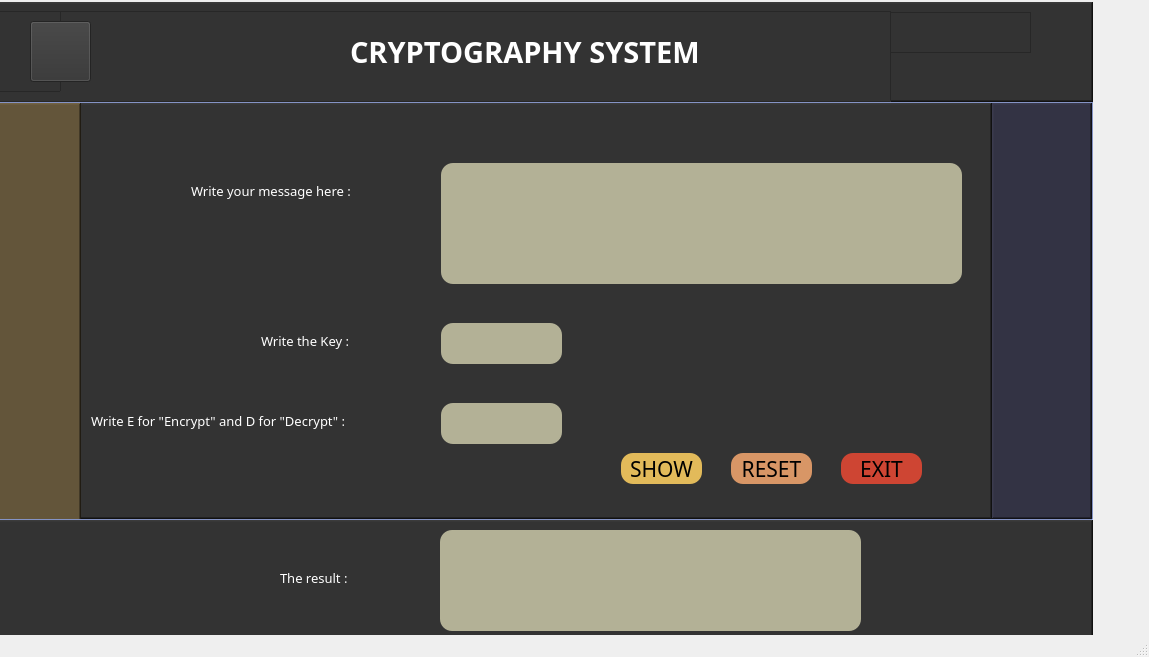
<?xml version="1.0" encoding="UTF-8"?>
<ui version="4.0">
 <class>MainWindow</class>
 <widget class="QMainWindow" name="MainWindow">
  <property name="geometry">
   <rect>
    <x>0</x>
    <y>0</y>
    <width>1149</width>
    <height>657</height>
   </rect>
  </property>
  <property name="windowTitle">
   <string>MainWindow</string>
  </property>
  <widget class="QWidget" name="centralwidget">
   <widget class="QFrame" name="frame_3">
    <property name="geometry">
     <rect>
      <x>-20</x>
      <y>520</y>
      <width>1113</width>
      <height>120</height>
     </rect>
    </property>
    <property name="maximumSize">
     <size>
      <width>16777215</width>
      <height>120</height>
     </size>
    </property>
    <property name="styleSheet">
     <string notr="true">background-color: rgb(51, 51, 51);</string>
    </property>
    <property name="frameShape">
     <enum>QFrame::WinPanel</enum>
    </property>
    <property name="frameShadow">
     <enum>QFrame::Raised</enum>
    </property>
    <widget class="QLabel" name="label_5">
     <property name="geometry">
      <rect>
       <x>300</x>
       <y>50</y>
       <width>101</width>
       <height>16</height>
      </rect>
     </property>
     <property name="font">
      <font>
       <family>Century Gothic</family>
       <pointsize>10</pointsize>
      </font>
     </property>
     <property name="styleSheet">
      <string notr="true">color: rgb(255, 255, 255);</string>
     </property>
     <property name="text">
      <string>The result :</string>
     </property>
    </widget>
    <widget class="QLineEdit" name="lineEdit_4">
     <property name="geometry">
      <rect>
       <x>460</x>
       <y>10</y>
       <width>421</width>
       <height>101</height>
      </rect>
     </property>
     <property name="styleSheet">
      <string notr="true">background-color: rgb(179, 177, 150);
border-radius:12px;</string>
     </property>
     <property name="text">
      <string/>
     </property>
     <property name="alignment">
      <set>Qt::AlignLeading|Qt::AlignLeft|Qt::AlignTop</set>
     </property>
    </widget>
   </widget>
   <widget class="QFrame" name="frame_2">
    <property name="geometry">
     <rect>
      <x>-20</x>
      <y>102</y>
      <width>1113</width>
      <height>418</height>
     </rect>
    </property>
    <property name="maximumSize">
     <size>
      <width>16777215</width>
      <height>500</height>
     </size>
    </property>
    <property name="styleSheet">
     <string notr="true">background-color: rgb(171, 191, 255);</string>
    </property>
    <property name="frameShape">
     <enum>QFrame::StyledPanel</enum>
    </property>
    <property name="frameShadow">
     <enum>QFrame::Raised</enum>
    </property>
    <layout class="QHBoxLayout" name="horizontalLayout">
     <property name="spacing">
      <number>0</number>
     </property>
     <property name="leftMargin">
      <number>0</number>
     </property>
     <property name="topMargin">
      <number>0</number>
     </property>
     <property name="rightMargin">
      <number>0</number>
     </property>
     <property name="bottomMargin">
      <number>0</number>
     </property>
     <item>
      <widget class="QFrame" name="frame_5">
       <property name="maximumSize">
        <size>
         <width>16777215</width>
         <height>1500</height>
        </size>
       </property>
       <property name="font">
        <font>
         <pointsize>11</pointsize>
        </font>
       </property>
       <property name="styleSheet">
        <string notr="true">background-color: rgb(51, 51, 51);</string>
       </property>
       <property name="frameShape">
        <enum>QFrame::WinPanel</enum>
       </property>
       <property name="frameShadow">
        <enum>QFrame::Raised</enum>
       </property>
       <widget class="QFrame" name="frame_4">
        <property name="geometry">
         <rect>
          <x>0</x>
          <y>0</y>
          <width>100</width>
          <height>498</height>
         </rect>
        </property>
        <property name="maximumSize">
         <size>
          <width>100</width>
          <height>16777215</height>
         </size>
        </property>
        <property name="styleSheet">
         <string notr="true">
QFrame{
background-color: #000;
	background-color: rgb(99, 85, 58);

}

QPushButton{
padding: 5px 10px;
border: none;
border-radius: 10px;
background: #000;
color: #fff;
}

QPushButton: hover{
background-color: rgb(0,92,157);
}
</string>
        </property>
        <property name="frameShape">
         <enum>QFrame::WinPanel</enum>
        </property>
        <property name="frameShadow">
         <enum>QFrame::Raised</enum>
        </property>
        <layout class="QVBoxLayout" name="verticalLayout_3">
         <item>
          <widget class="QPushButton" name="pushButton_7">
           <property name="minimumSize">
            <size>
             <width>0</width>
             <height>26</height>
            </size>
           </property>
           <property name="maximumSize">
            <size>
             <width>78</width>
             <height>16777215</height>
            </size>
           </property>
           <property name="font">
            <font>
             <family>Century Gothic</family>
             <pointsize>16</pointsize>
             <weight>75</weight>
             <bold>true</bold>
            </font>
           </property>
           <property name="styleSheet">
            <string notr="true">background-color: rgb(99, 85, 58);

image: url(:/newPrefix/houseY.png);</string>
           </property>
           <property name="text">
            <string/>
           </property>
           <property name="icon">
            <iconset>
             <normaloff>../../../Downloads/icons8-home-48.png</normaloff>../../../Downloads/icons8-home-48.png</iconset>
           </property>
          </widget>
         </item>
         <item>
          <widget class="QPushButton" name="pushButton_5">
           <property name="font">
            <font>
             <family>Century Gothic</family>
             <pointsize>13</pointsize>
            </font>
           </property>
           <property name="styleSheet">
            <string notr="true">background-color: rgb(99, 85, 58);
image: url(:/newPrefix/enter.png);
</string>
           </property>
           <property name="text">
            <string/>
           </property>
           <property name="icon">
            <iconset>
             <normaloff>../../../Downloads/icons8-login-60.png</normaloff>../../../Downloads/icons8-login-60.png</iconset>
           </property>
          </widget>
         </item>
         <item>
          <widget class="QPushButton" name="pushButton_6">
           <property name="font">
            <font>
             <family>Century Gothic</family>
             <pointsize>8</pointsize>
            </font>
           </property>
           <property name="styleSheet">
            <string notr="true">background-color: rgb(99, 85, 58);
image: url(:/newPrefix/register.png);
</string>
           </property>
           <property name="text">
            <string/>
           </property>
           <property name="icon">
            <iconset>
             <normaloff>../../../Downloads/icons8-register-64.png</normaloff>../../../Downloads/icons8-register-64.png</iconset>
           </property>
          </widget>
         </item>
        </layout>
       </widget>
       <widget class="QLabel" name="label_2">
        <property name="geometry">
         <rect>
          <x>210</x>
          <y>80</y>
          <width>171</width>
          <height>16</height>
         </rect>
        </property>
        <property name="font">
         <font>
          <family>Century Gothic</family>
          <pointsize>10</pointsize>
         </font>
        </property>
        <property name="styleSheet">
         <string notr="true">color: rgb(255, 255, 255);</string>
        </property>
        <property name="text">
         <string>Write your message here :</string>
        </property>
       </widget>
       <widget class="QLabel" name="label_3">
        <property name="geometry">
         <rect>
          <x>280</x>
          <y>230</y>
          <width>101</width>
          <height>16</height>
         </rect>
        </property>
        <property name="font">
         <font>
          <family>Century Gothic</family>
          <pointsize>10</pointsize>
         </font>
        </property>
        <property name="styleSheet">
         <string notr="true">color: rgb(255, 255, 255);</string>
        </property>
        <property name="text">
         <string>Write the Key :</string>
        </property>
       </widget>
       <widget class="QLabel" name="label_4">
        <property name="geometry">
         <rect>
          <x>110</x>
          <y>310</y>
          <width>261</width>
          <height>16</height>
         </rect>
        </property>
        <property name="font">
         <font>
          <family>Century Gothic</family>
          <pointsize>10</pointsize>
         </font>
        </property>
        <property name="styleSheet">
         <string notr="true">color: rgb(255, 255, 255);</string>
        </property>
        <property name="text">
         <string>Write E for &quot;Encrypt&quot; and D for &quot;Decrypt&quot; :</string>
        </property>
       </widget>
       <widget class="QLineEdit" name="lineEdit">
        <property name="geometry">
         <rect>
          <x>460</x>
          <y>60</y>
          <width>521</width>
          <height>121</height>
         </rect>
        </property>
        <property name="styleSheet">
         <string notr="true">background-color: rgb(179, 177, 150);
border-radius:12px;</string>
        </property>
        <property name="text">
         <string/>
        </property>
        <property name="alignment">
         <set>Qt::AlignLeading|Qt::AlignLeft|Qt::AlignTop</set>
        </property>
       </widget>
       <widget class="QLineEdit" name="lineEdit_2">
        <property name="geometry">
         <rect>
          <x>460</x>
          <y>220</y>
          <width>121</width>
          <height>41</height>
         </rect>
        </property>
        <property name="styleSheet">
         <string notr="true">background-color: rgb(179, 177, 150);
border-radius:12px;</string>
        </property>
        <property name="text">
         <string/>
        </property>
       </widget>
       <widget class="QLineEdit" name="lineEdit_3">
        <property name="geometry">
         <rect>
          <x>460</x>
          <y>300</y>
          <width>121</width>
          <height>41</height>
         </rect>
        </property>
        <property name="styleSheet">
         <string notr="true">background-color: rgb(179, 177, 150);
border-radius:12px;</string>
        </property>
        <property name="text">
         <string/>
        </property>
       </widget>
       <widget class="QPushButton" name="showw">
        <property name="geometry">
         <rect>
          <x>640</x>
          <y>350</y>
          <width>81</width>
          <height>31</height>
         </rect>
        </property>
        <property name="font">
         <font>
          <family>Century Gothic</family>
          <pointsize>16</pointsize>
         </font>
        </property>
        <property name="styleSheet">
         <string notr="true">border-radius:12px;
background-color: rgb(226, 186, 90);</string>
        </property>
        <property name="text">
         <string>SHOW</string>
        </property>
       </widget>
       <widget class="QPushButton" name="RESET">
        <property name="geometry">
         <rect>
          <x>750</x>
          <y>350</y>
          <width>81</width>
          <height>31</height>
         </rect>
        </property>
        <property name="font">
         <font>
          <family>Century Gothic</family>
          <pointsize>16</pointsize>
         </font>
        </property>
        <property name="styleSheet">
         <string notr="true">border-radius:12px;
background-color: rgb(216, 150, 102);</string>
        </property>
        <property name="text">
         <string>RESET</string>
        </property>
       </widget>
       <widget class="QPushButton" name="ex">
        <property name="geometry">
         <rect>
          <x>860</x>
          <y>350</y>
          <width>81</width>
          <height>31</height>
         </rect>
        </property>
        <property name="font">
         <font>
          <family>Century Gothic</family>
          <pointsize>16</pointsize>
         </font>
        </property>
        <property name="styleSheet">
         <string notr="true">border-radius:12px;
background-color: rgb(206, 69, 51);</string>
        </property>
        <property name="text">
         <string>EXIT</string>
        </property>
       </widget>
      </widget>
     </item>
     <item>
      <widget class="QFrame" name="frame_6">
       <property name="maximumSize">
        <size>
         <width>100</width>
         <height>16777215</height>
        </size>
       </property>
       <property name="styleSheet">
        <string notr="true">background-color: rgb(51, 51, 68);</string>
       </property>
       <property name="frameShape">
        <enum>QFrame::WinPanel</enum>
       </property>
       <property name="frameShadow">
        <enum>QFrame::Raised</enum>
       </property>
      </widget>
     </item>
    </layout>
   </widget>
   <widget class="QFrame" name="frame">
    <property name="geometry">
     <rect>
      <x>-20</x>
      <y>2</y>
      <width>1113</width>
      <height>100</height>
     </rect>
    </property>
    <property name="maximumSize">
     <size>
      <width>16777215</width>
      <height>100</height>
     </size>
    </property>
    <property name="styleSheet">
     <string notr="true">background-color: rgb(51, 51, 51);</string>
    </property>
    <property name="frameShape">
     <enum>QFrame::WinPanel</enum>
    </property>
    <property name="frameShadow">
     <enum>QFrame::Raised</enum>
    </property>
    <widget class="QFrame" name="frame_7">
     <property name="geometry">
      <rect>
       <x>910</x>
       <y>10</y>
       <width>141</width>
       <height>41</height>
      </rect>
     </property>
     <property name="maximumSize">
      <size>
       <width>500</width>
       <height>200</height>
      </size>
     </property>
     <property name="styleSheet">
      <string notr="true">background-color: rgb(51, 51, 51);</string>
     </property>
     <property name="frameShape">
      <enum>QFrame::StyledPanel</enum>
     </property>
     <property name="frameShadow">
      <enum>QFrame::Raised</enum>
     </property>
     <layout class="QHBoxLayout" name="horizontalLayout_2">
      <property name="spacing">
       <number>0</number>
      </property>
      <property name="leftMargin">
       <number>0</number>
      </property>
      <property name="topMargin">
       <number>0</number>
      </property>
      <property name="rightMargin">
       <number>0</number>
      </property>
      <property name="bottomMargin">
       <number>0</number>
      </property>
     </layout>
    </widget>
    <widget class="QFrame" name="frame_8">
     <property name="geometry">
      <rect>
       <x>0</x>
       <y>9</y>
       <width>911</width>
       <height>91</height>
      </rect>
     </property>
     <property name="styleSheet">
      <string notr="true">background-color: rgb(171, 191, 255);
background-color: rgb(51, 51, 51);</string>
     </property>
     <property name="frameShape">
      <enum>QFrame::StyledPanel</enum>
     </property>
     <property name="frameShadow">
      <enum>QFrame::Raised</enum>
     </property>
     <widget class="QFrame" name="frame_9">
      <property name="geometry">
       <rect>
        <x>0</x>
        <y>0</y>
        <width>81</width>
        <height>81</height>
       </rect>
      </property>
      <property name="styleSheet">
       <string notr="true">background-color: rgb(51, 51, 51);</string>
      </property>
      <property name="frameShape">
       <enum>QFrame::StyledPanel</enum>
      </property>
      <property name="frameShadow">
       <enum>QFrame::Raised</enum>
      </property>
      <layout class="QVBoxLayout" name="verticalLayout_2"/>
     </widget>
     <widget class="QLabel" name="label">
      <property name="geometry">
       <rect>
        <x>370</x>
        <y>20</y>
        <width>361</width>
        <height>41</height>
       </rect>
      </property>
      <property name="font">
       <font>
        <family>Century Gothic</family>
        <pointsize>22</pointsize>
        <weight>75</weight>
        <bold>true</bold>
       </font>
      </property>
      <property name="styleSheet">
       <string notr="true">color: rgb(255, 255, 255);</string>
      </property>
      <property name="text">
       <string>CRYPTOGRAPHY SYSTEM</string>
      </property>
     </widget>
     <widget class="QPushButton" name="pushButton_4">
      <property name="geometry">
       <rect>
        <x>50</x>
        <y>10</y>
        <width>61</width>
        <height>61</height>
       </rect>
      </property>
      <property name="maximumSize">
       <size>
        <width>100</width>
        <height>61</height>
       </size>
      </property>
      <property name="styleSheet">
       <string notr="true">background-color: rgb(51, 51, 51);
image: url(:/newPrefix/encrypt.jpg);</string>
      </property>
      <property name="text">
       <string/>
      </property>
      <property name="icon">
       <iconset>
        <normaloff>../../Downloads/menu.png</normaloff>../../Downloads/menu.png</iconset>
      </property>
      <property name="iconSize">
       <size>
        <width>40</width>
        <height>40</height>
       </size>
      </property>
     </widget>
    </widget>
   </widget>
  </widget>
  <widget class="QStatusBar" name="statusbar"/>
 </widget>
 <resources>
  <include location="images.qrc"/>
 </resources>
 <connections/>
</ui>
